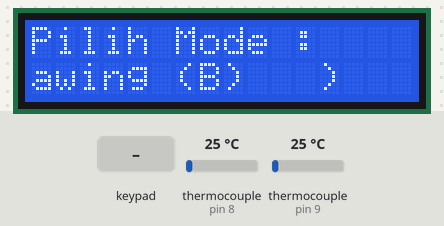
A sketch run on a simulated Arduino Uno, built with avr-gcc and run on an emulated ATmega328P. On the bench: 16×2 character LCD. Inputs (shaded band) come from the test bench; at power-on: thermocouple (sensors on pin 8, pin 9) 25 °C.

Above: at 3.0 s.
3.1 s: key 'A' pressed
At 4.3 s:
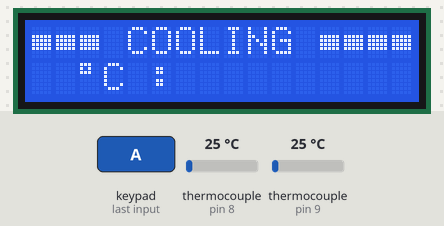
4.6 s: keypad keys 0 1 2 3 # pressed 0.4 s apart
At 7.1 s:
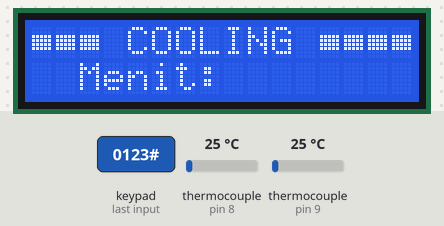
8.2 s: key '#' pressed
At 9.1 s:
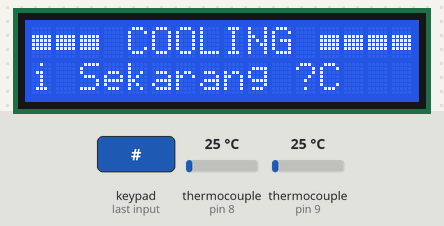
10.2 s: keypad keys 4 5 6 7 # pressed 0.4 s apart
At 12.5 s:
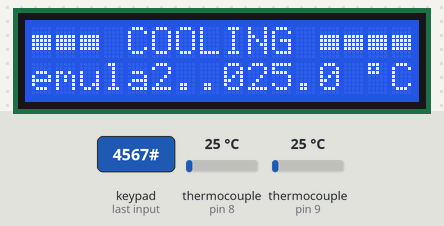
14.3 s: key '*' pressed
At 14.5 s:
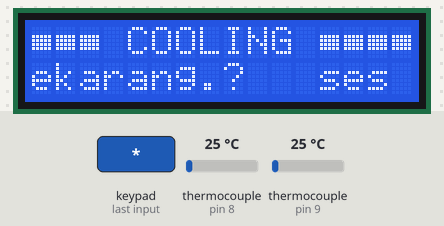
16.3 s: keypad keys 0 1 2 3 * pressed 0.4 s apart
At 18.25 s:
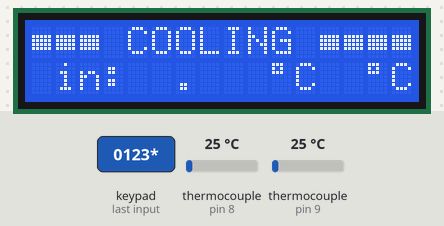
Timing chart, 0 to 19.8 s (numbered marks = the images above; inputs shaded):
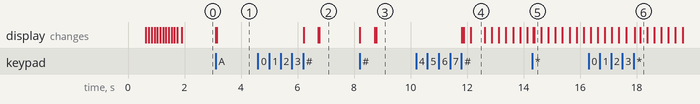

Measured:
- after the input at 3.1 s, the display: first changes at once (image 1 shows a later state)
- after the input at 4.6 s, the display: first changes after 1.6 s (image 2 shows a later state)
- after the input at 8.2 s, the display: first changes at once (image 3 shows a later state)
- after the input at 10.2 s, the display: first changes after 1.6 s (image 4 shows a later state)
- after the input at 14.3 s, the display: first changes at once (image 5 shows a later state)
- after the input at 16.3 s, the display: first differs from a run without the input after 1.6 s (image 6 shows a later state)
- what the display in image 4 shows lasts 0.5 s, from 12.1 s to 12.6 s

The sketch:

PTB.ino
```cpp
#include <Keypad_I2C.h>
#include <LiquidCrystal_I2C.h>
#include <Wire.h>
#include <arduino-timer.h>
#include <max6675.h>

#include "IOConfig.h"

Keypad_I2C keypad(makeKeymap(userKeyMap), rowPins, colPins, keypadRows, keypadCol, KEYPAD_ADDR);
// Keypad keypad = Keypad(makeKeymap(userKeyMap), rowPins, colPins, keypadRows, keypadCol);
LiquidCrystal_I2C lcd(LCD_ADDR, lcdRows, lcdCols);
MAX6675 thermoW(SCK, chipSelectTermoW, MISO);
MAX6675 thermoIn(SCK, chipSelectTermoIn, MISO);
Timer<2> timer;

// Constant value
const int TEMP_LIMITS[] = {1, 85};
const int DURATION_LIMITS[] = {1, 120};
const int TEMP_TOLERANCE = 1.5;

// Default value
int COOLING_TEMP = 5;
int THAWING_TEMP = 45;
int COOLING_DUR = 20;
int THAWING_DUR = 10;

// Global Variable
int MODE = NULL;
bool backButtonPressed = false;
int screenIndex = 0;

#include "util.h"

void setup() {
    Serial.begin(9600);

    lcd.init();
    lcd.backlight();
    lcd_initCustomChar();

    keypad.begin();
    keypad.addEventListener(keypadEvent);

    setRelayPinMode();
    startupMessage();
}

void loop() {
    lcd_printMode();

    switch (screenIndex) {
        case 0:
            selectMode();
            break;

        case 1: {
            int tempSet = inputSetPoint(
                F("Suhu"),    // Name
                F("\xDF\C"),  // Unit
                MODE == 1     // Default Value
                    ? COOLING_TEMP
                    : THAWING_TEMP,
                TEMP_LIMITS  // min max alowed
            );

            MODE == 1
                ? COOLING_TEMP = tempSet
                : THAWING_TEMP = tempSet;
            break;
        }

        case 2: {
            int durationSet = inputSetPoint(
                F("Durasi"),  // Name
                F("Menit"),   // Unit
                MODE == 1
                    ? COOLING_DUR
                    : THAWING_DUR,  // Default Value
                DURATION_LIMITS     // min max alowed
            );

            MODE == 1
                ? COOLING_DUR = durationSet
                : THAWING_DUR = durationSet;
            break;
        }

        case 3:
            confirmToStart();
            break;

        case 4:
            startProcess();
            break;
    }

    backButtonPressed &&screenIndex > 0
        ? screenIndex--
        : screenIndex++;
    screenIndex %= 5;
    backButtonPressed = false;
    lcd.noBlink();
    lcd.clear();
}

void keypadEvent(KeypadEvent key) {
    if (keypad.getState() == PRESSED && key == '*') {
        backButtonPressed = true;
    }
}

// ============= STARTUP MESSAGE =============
void startupMessage() {
    lcd_printAt(1, 0, F("Alat Cooling"));
    lcd_printAt(2, 1, F("dan thawing"));
    lcd_printAt(0, 2, F("[PTB 23 kel. 1]"));
    lcd_setCursor(0, 3);

    delay(100);
    for (byte i = 0; i < 16; i++) {
        lcd.write(0);
        delay(100);
    }
    lcd.clear();
}

// ============= SELECT MODE =============
void selectMode() {
    lcd_printAt(0, 0, F("Pilih Mode :    "));
    lcd_printAt(0, 1, F("> Cooling (A)   "));
    lcd_printAt(0, 2, F("> Thawing (B)   "));

    while (!backButtonPressed) {
        char key = keypad.getKey();
        if (key == 'A') {
            MODE = 1;
            return;
        }
        if (key == 'B') {
            MODE = 2;
            return;
        }
    }
}

// ============= INPUT TEMP AND DURATION =============
int inputSetPoint(String question, String unit, int defaultValue, const int limits[]) {
    String value = String(defaultValue);

    lcd_printAt(0, 1, question + " :");
    lcd_printAt(0, 2, ">     " + unit);
    lcd_printAt(2, 2, value);

    while (!backButtonPressed) {
        char key = keypad.getKey();
        if (key == 'C' || key == '#') {
            // Edit value
            if (key == 'C') {
                value = editValue(limits);
                if (backButtonPressed) {
                    backButtonPressed = false;
                    value = String(defaultValue);
                    lcd_printAt(2, 2, value);
                    continue;
                }
            }

            showToast("Oke");
            return value.toInt();
        }
    }
    return defaultValue;
}

String editValue(const int limits[]) {
    String userInput;

    lcd_printAt(2, 2, "  ");
    lcd_setCursor(2, 2);
    lcd.blink();

    while (!backButtonPressed) {
        char key = keypad.getKey();

        // ADD DIGIT
        if (isdigit(key) && userInput.length() < 2) {
            userInput += key;
            lcd.print(key);
            continue;
        }

        // REMOVE LAST DIGIT
        if (key == 'C') {
            userInput.remove(userInput.length() - 1);
            lcd_setCursor(userInput.length() + 2, 2);
            lcd.print(" ");
            lcd_setCursor(userInput.length() + 2, 2);
        }

        // SUBMIT DIGIT
        if (key == '#') {
            lcd.noBlink();

            int minVal = limits[0];
            int maxVal = limits[1];
            int enteredVal = userInput.toInt();

            if (enteredVal > maxVal || enteredVal < minVal) {
                showToast("Invalid");
                return editValue(limits);
            }

            return userInput;
        }
    }
    lcd.noBlink();
    return "";
}

// ============= CONFIRM MESSAGE =============
void confirmToStart() {
    String tempSet = String(MODE == 1 ? COOLING_TEMP : THAWING_TEMP);
    String durationSet = String(MODE == 1 ? COOLING_DUR : THAWING_DUR);

    lcd_printAt(0, 1, "Suhu   : " + tempSet + " \xDF\C");
    lcd_printAt(0, 2, "Durasi : " + durationSet + " m");
    lcd_printAt(0, 3, "Mulai Sekarang ?");

    while (!backButtonPressed) {
        char key = keypad.getKey();
        if (key == '#') return;
    }
}

// ============= PROCESSS =============
int countdown = 0;
bool screenConfirmToStop = false;
bool processStarted = false;

void startProcess() {
    countdown = 0;
    processStarted = false;

    displayTemplate();
    animationTemplate();

    // BEGIN

    timer.every(250, processAnimation);
    timer.every(2000, readSensor);

    while (!timer.empty()) {
        timer.tick();
        forceStopHandle();
    }

    // END

    lcd_clearRow(1);
    lcd_clearRow(2);
    lcd_clearRow(3);

    lcd_setCursor(0, 2);
    lcd.write(3);
    lcd.print(" PROSES SELESAI");

    for (byte i = 0; i < 4; i++) {
        delay(750);
        lcd.setBacklight(LOW);
        delay(750);
        lcd.setBacklight(HIGH);
    }

    if (MODE == 1) {
        lcd_printAt(0, 3, "Lanjut Thawing ?");

        while (true) {
            char key = keypad.getKey();
            if (key == '*') break;
            if (key == '#') {
                MODE = 2;
                screenIndex += 1;

                return;
            }
        }
    } else {
        keypad.waitForKey();
    }

    lcd.clear();
    startupMessage();
    return;
}

bool readSensor(void *opaque) {
    int tempSet = MODE == 1 ? COOLING_TEMP : THAWING_TEMP;

    float currentTempW = thermoW.readCelsius();
    float currentTempin = thermoIn.readCelsius();

    if (!screenConfirmToStop) {
        lcd_printAt(9, 1, formatedTemp(currentTempW));
        lcd_printAt(9, 2, formatedTemp(currentTempin));
    }

    bool tempIsLower = currentTempin < (tempSet - TEMP_TOLERANCE);
    bool tempIsHigher = currentTempin > (tempSet + TEMP_TOLERANCE);
    bool tempInSetpoint = !tempIsHigher && !tempIsLower;

    if (tempIsHigher) {
        mendinginkan(true);
        memanaskan(false);
    }
    if (tempIsLower) {
        mendinginkan(false);
        memanaskan(true);
    }

    if (tempInSetpoint) {
        mendinginkan(false);
        memanaskan(false);

        if (!processStarted) {
            processStarted = true;
            countdown = (MODE == 1 ? COOLING_DUR : THAWING_DUR) * 60;
            animationTemplate();
            // digitalWrite(RADIATORHIDUP);
        }
    }

    return true;
}

bool processAnimation(void *opaque) {
    static int index = 0;

    if (!processStarted) {
        index == 0
            ? lcd_printAt(10 + index, 3, "   ")
            : lcd_printAt(9 + index, 3, ".");
    } else if (!index) {
        lcd_printAt(6, 3, formatedTime(countdown));
        if (countdown <= 0) timer.cancel();
        countdown--;
    }

    index = (index + 1) % 4;
    return true;
}

void displayTemplate() {
    lcd_printAt(0, 1, "Suhu W :      \xDF\C");
    lcd_printAt(0, 2, "Suhu in:      \xDF\C");
}

void animationTemplate() {
    if (!processStarted) {
        lcd_printAt(0, 3, "  [Memulai   ]  ");
    } else {
        lcd_printAt(0, 3, "   [  " + formatedTime(countdown) + " ]   ");
        lcd_setCursor(4, 3);
        lcd.write(2);
    }
}

void forceStopHandle() {  // work in loop
    char key = keypad.getKey();

    if (key == '*') {
        if (!screenConfirmToStop) {
            lcd_printAt(0, 1, "Hentikan Proses ");
            lcd_printAt(0, 2, "   Sekarang ?   ");
        } else {
            displayTemplate();
        }
        screenConfirmToStop = !screenConfirmToStop;
        backButtonPressed = false;
    }

    if (key == '#' && screenConfirmToStop) {
        timer.cancel();
        screenConfirmToStop = false;

        lcd_clearRow(3);
        showToast("Oke");

        lcd_clearRow(1);
        lcd_printAt(0, 2, "PROSES TERHENTI");
        delay(2000);
    }
}
```

util.h
```cpp
// PER LCD AN

byte squareChar[] = {0x00, 0x00, 0x1F, 0x1F, 0x1F, 0x1F, 0x00, 0x00};
byte toastChar[] = {0x01, 0x03, 0x03, 0x03, 0x03, 0x03, 0x03, 0x01};
byte clockChar[] = {0x0, 0xe, 0x15, 0x17, 0x11, 0xe, 0x0};
byte checkChar[] = { 0x00, 0x01, 0x03, 0x16, 0x1C, 0x08, 0x00,0x00};


void lcd_initCustomChar() {
    lcd.createChar(0, squareChar);
    lcd.createChar(1, toastChar);
    lcd.createChar(2, clockChar);
    lcd.createChar(3, checkChar);
}

void lcd_setCursor(uint8_t col, uint8_t row) {
    if (row > 1) col -= 4;
    lcd.setCursor(col, row);
}

void lcd_printAt(uint8_t col, uint8_t row, String text) {
    lcd_setCursor(col, row);
    lcd.print(text);
}

void lcd_clearRow(uint8_t row) {
    lcd.setCursor(0, row);
    lcd.print("                ");
    lcd.setCursor(0, row);
}

void lcd_printMode() {
    if (!screenIndex) return;
    String modeName = MODE == 1 ? "COOLING" : "THAWING";
    lcd.home();
    for (byte i = 0; i < 3; i++) lcd.write(0);
    lcd.print(" " + modeName + " ");
    for (byte i = 0; i < 4; i++) lcd.write(0);
}

void showToast(String message) {
    lcd_printAt(16 - message.length() - 1, 3, message);
    lcd.write(1);

    delay(500);
    lcd_clearRow(3);
}

// STRING FORMAT

String formatedTemp(float temp) {
    return String(temp, temp < 10 ? 2 : 1).substring(0, 4);
}

String formatedTime(int totalSeconds) {
    char formattedTime[8];

    int minutes = totalSeconds / 60;
    int seconds = totalSeconds % 60;

    sprintf(formattedTime, "%02u:%02u", minutes, seconds);
    return String(formattedTime);
}
```

IOConfig.h
```cpp
// I2C Addresss
const uint8_t KEYPAD_ADDR = 0x20;
const uint8_t LCD_ADDR = 0x27;

// KEYPAD CONFIG
const byte keypadRows = 4;
const byte keypadCol = 4;

byte colPins[keypadRows] = {0, 1, 2, 3};
byte rowPins[keypadCol] = {4, 5, 6, 7};

char userKeyMap[keypadRows][keypadCol] = {
    {'1', '2', '3', 'A'},
    {'4', '5', '6', 'B'},
    {'7', '8', '9', 'C'},
    {'*', '0', '#', 'D'},
};

// LCD CONFIG
const byte lcdRows = 16;
const byte lcdCols = 4;

// RELAY CONFIG
const byte PELTIER1 = 7;
const byte PELTIER2 = 6;
const byte PELTIER3 = 5;
const byte PELTIER4 = 4;

const byte RADIATOR = 3;
const byte PEMANAS = 2;

const byte HIDUP = LOW;
const byte MATI = HIGH;

void setRelayPinMode() {
    pinMode(PELTIER1, OUTPUT);
    pinMode(PELTIER2, OUTPUT);
    pinMode(PELTIER3, OUTPUT);
    pinMode(PELTIER4, OUTPUT);
    pinMode(RADIATOR, OUTPUT);
    pinMode(PEMANAS, OUTPUT);

    digitalWrite(PELTIER1, MATI);
    digitalWrite(PELTIER2, MATI);
    digitalWrite(PELTIER3, MATI);
    digitalWrite(PELTIER4, MATI);
    digitalWrite(RADIATOR, MATI);
    digitalWrite(PEMANAS, MATI);
}

// TERMOCOPEL CONFIG
const byte chipSelectTermoIn = 9;
const byte chipSelectTermoW = 8;

void memanaskan(bool s) {
    digitalWrite(PEMANAS, s ? HIDUP : MATI);
}

void mendinginkan(bool s) {
    digitalWrite(PELTIER1, s ? HIDUP : MATI);
    digitalWrite(PELTIER2, s ? HIDUP : MATI);
    digitalWrite(PELTIER3, s ? HIDUP : MATI);
    digitalWrite(PELTIER4, s ? HIDUP : MATI);
    digitalWrite(RADIATOR, s ? HIDUP : MATI);
}
```
